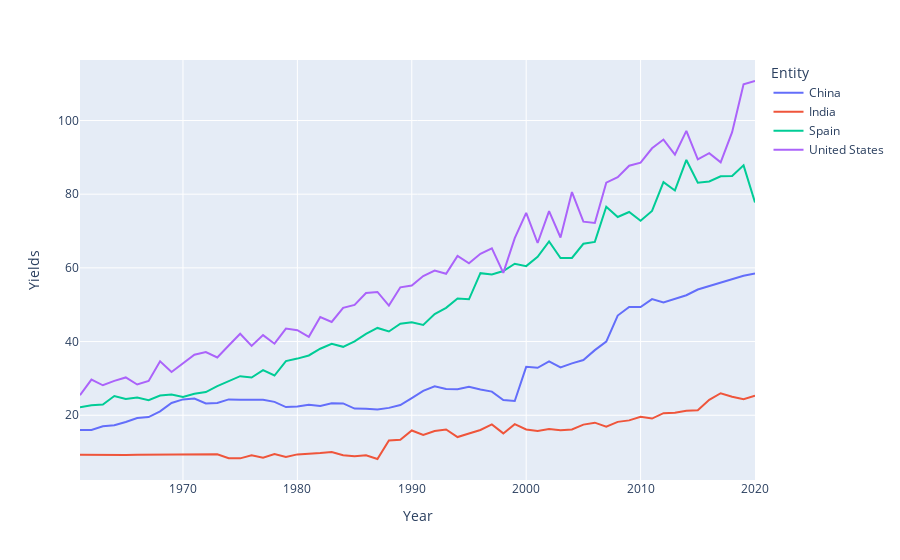

Notebook code cell kept with this figure:
### Code cell
import plotly.express as px

fig = px.line(tomato[mask], x = "Year", y = "Yields", color = 'Entity')
fig.show()
